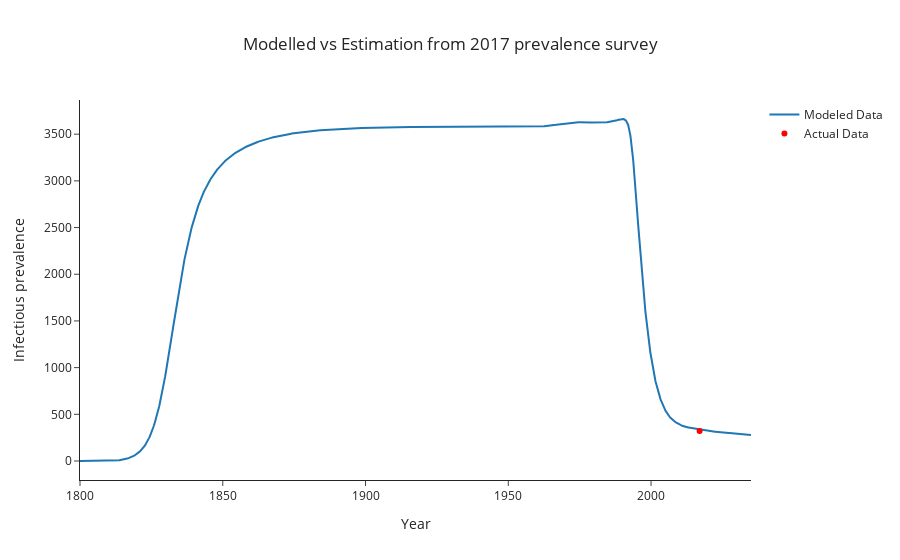

The cell this chart's notebook holds for it:
### Code cell
plot_model_vs_actual(derived_df_0, targets['adults_prevalence_pulmonary'], 'adults_prevalence_pulmonary', 'Infectious prevalence', 'Modelled vs Estimation from 2017 prevalence survey')

### Figure 1 — Plotly figure (JSON) as saved in the notebook; plotly's stock layout.template omitted (floating-point values rounded to 4 significant figures; data arrays with more than 128 entries replaced by an {"elided": "..."} marker saying what was removed)
{"data": [{"mode": "lines", "name": "Modeled Data", "type": "scatter", "x": {"elided": "2351 float values"}, "y": {"elided": "2351 float values"}}, {"marker": {"color": "red"}, "mode": "markers", "name": "Actual Data", "type": "scatter", "x": [2017], "y": [322]}], "layout": {"title": {"text": "Modelled vs Estimation from 2017 prevalence survey", "x": 0.5}, "xaxis": {"title": {"text": "Year"}}, "yaxis": {"title": {"text": "Infectious prevalence"}}}}
